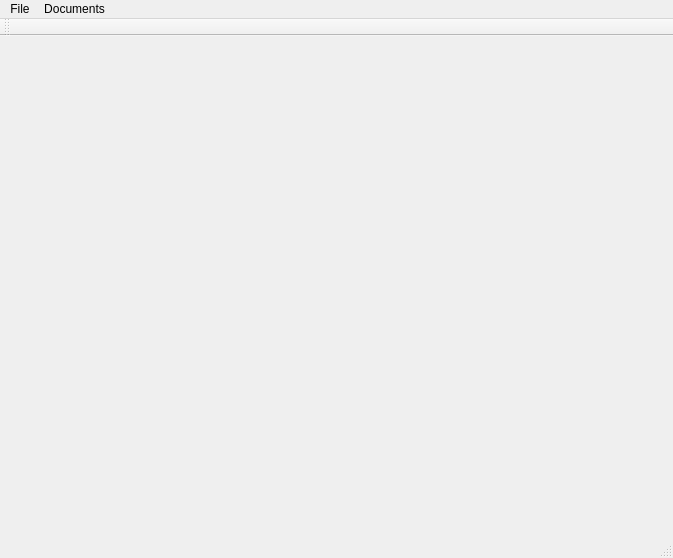
<?xml version="1.0" encoding="UTF-8"?>
<ui version="4.0">
 <class>MainWindow</class>
 <widget class="QMainWindow" name="MainWindow">
  <property name="geometry">
   <rect>
    <x>0</x>
    <y>0</y>
    <width>673</width>
    <height>558</height>
   </rect>
  </property>
  <property name="windowTitle">
   <string>MainWindow</string>
  </property>
  <widget class="QWidget" name="centralwidget"/>
  <widget class="QMenuBar" name="menubar">
   <property name="geometry">
    <rect>
     <x>0</x>
     <y>0</y>
     <width>673</width>
     <height>22</height>
    </rect>
   </property>
   <widget class="QMenu" name="menuFile">
    <property name="title">
     <string>File</string>
    </property>
    <addaction name="actionSomething"/>
    <addaction name="separator"/>
    <addaction name="actionQuit"/>
   </widget>
   <widget class="QMenu" name="menuDocuments">
    <property name="title">
     <string>Documents</string>
    </property>
    <addaction name="actionMoney"/>
   </widget>
   <addaction name="menuFile"/>
   <addaction name="menuDocuments"/>
  </widget>
  <widget class="QStatusBar" name="statusbar"/>
  <widget class="QToolBar" name="toolBar">
   <property name="windowTitle">
    <string>toolBar</string>
   </property>
   <attribute name="toolBarArea">
    <enum>TopToolBarArea</enum>
   </attribute>
   <attribute name="toolBarBreak">
    <bool>false</bool>
   </attribute>
  </widget>
  <action name="actionSomething">
   <property name="enabled">
    <bool>false</bool>
   </property>
   <property name="text">
    <string>Something</string>
   </property>
  </action>
  <action name="actionQuit">
   <property name="checkable">
    <bool>false</bool>
   </property>
   <property name="text">
    <string>Quit</string>
   </property>
  </action>
  <action name="actionMoney">
   <property name="text">
    <string>Money</string>
   </property>
  </action>
 </widget>
 <resources/>
 <connections/>
</ui>
